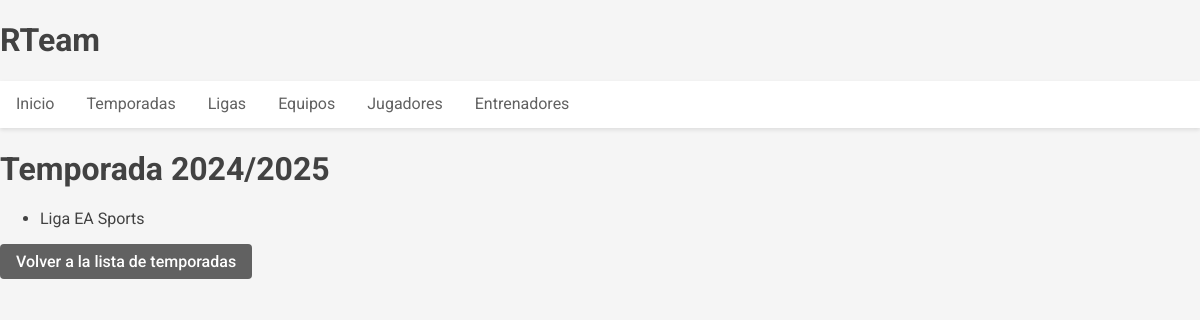
Page /temporadas/1/ on the earlier database version.
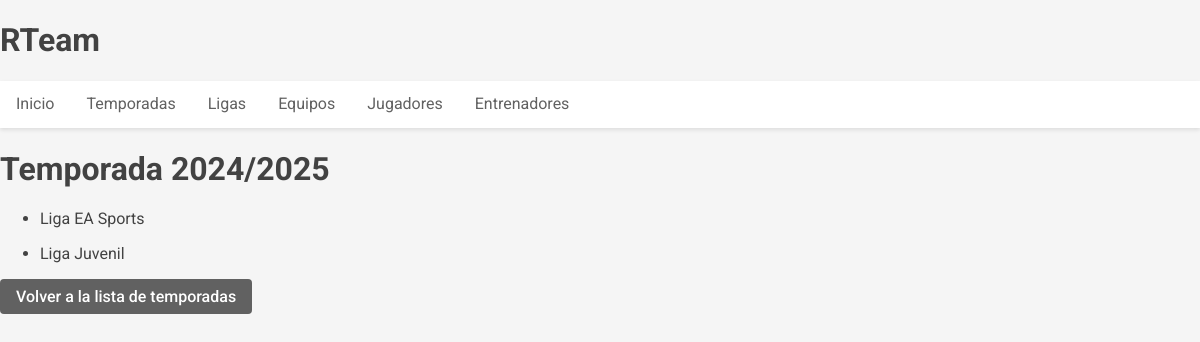
Same page on the later database version.
### RTeam_app/models.py (models this page shows, shortened)
class Liga(models.Model):
    nombre = models.CharField(max_length=100)
    temporada = models.ForeignKey(Temporada, on_delete=models.CASCADE)
    fecha_creacion = models.DateTimeField(auto_now_add=True)
    fecha_actualizacion = models.DateTimeField(auto_now=True)
    equipos = models.ManyToManyField('Equipo', through='EquipoLigaTemporada', related_name='ligas')
    class Meta:
        unique_together = ('nombre', 'temporada')
        verbose_name_plural = "Ligas"

### RTeam_app/views.py (the view)
# urls.py: path('temporadas/<int:pk>/', views.TemporadaDetailView.as_view(), name='temporada_detail'),
class TemporadaDetailView(DetailView):
    model = Temporada
    template_name = 'temporadas/temporada_detail.html'
    context_object_name = 'temporada'
    def get_context_data(self, **kwargs):
        context = super().get_context_data(**kwargs)
        context['ligas'] = Liga.objects.filter(
            temporada=self.object
        ).distinct()
        return context

### templates/temporadas/temporada_detail.html
{% extends 'base.html' %}
{% block contenido %}
    <h1>Temporada {{ temporada.periodo }}</h1>
    {% if ligas %}
        {% for liga in ligas %}
            <ul>
                <li>{{ liga.nombre }}</li>
            </ul>
        {% endfor %}
    {% else %}
        <p>Esta temporada no tiene ligas agregadas.</p>
    {% endif %}
    <a href="{% url 'temporada_list' %}" class="btn btn-secondary">Volver a la lista de temporadas</a>
{% endblock %}

Differences in the rows shown:
added Liga: nombre "Liga Juvenil"
